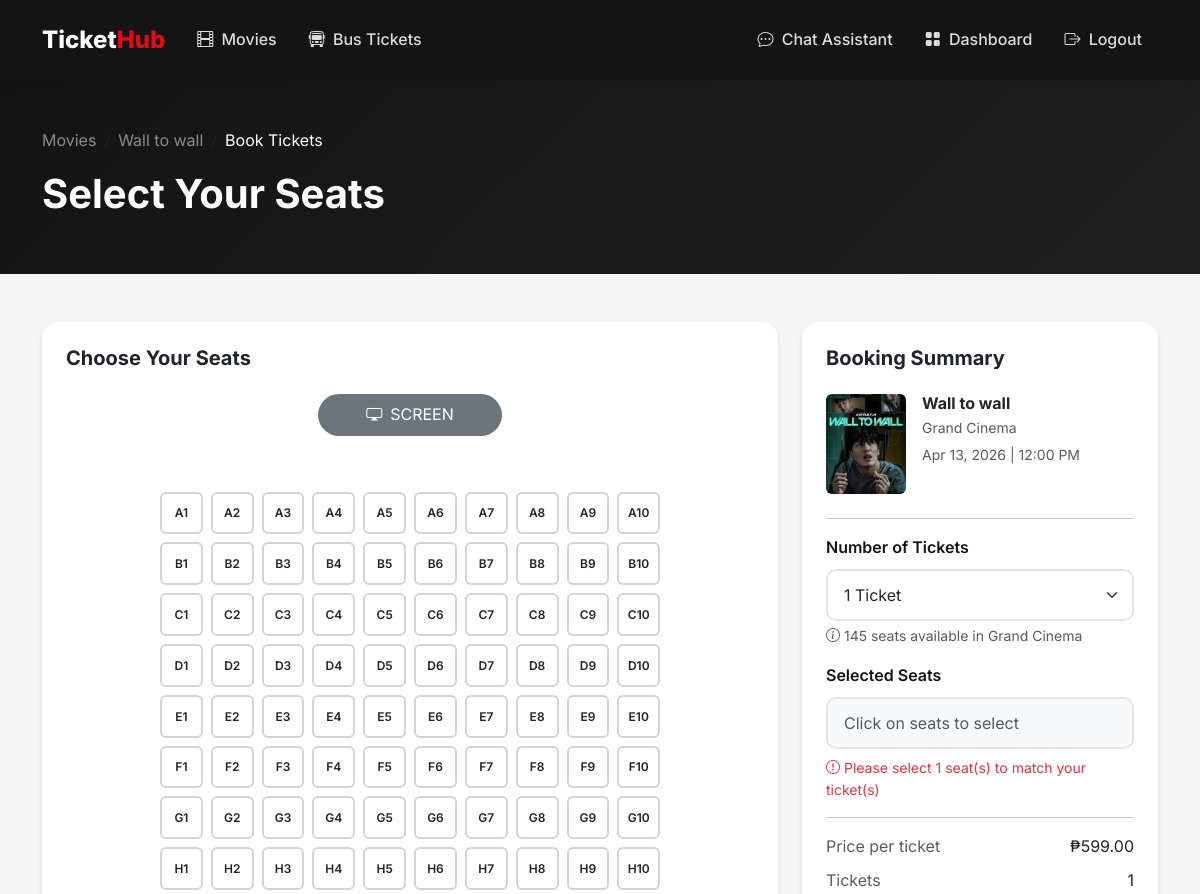
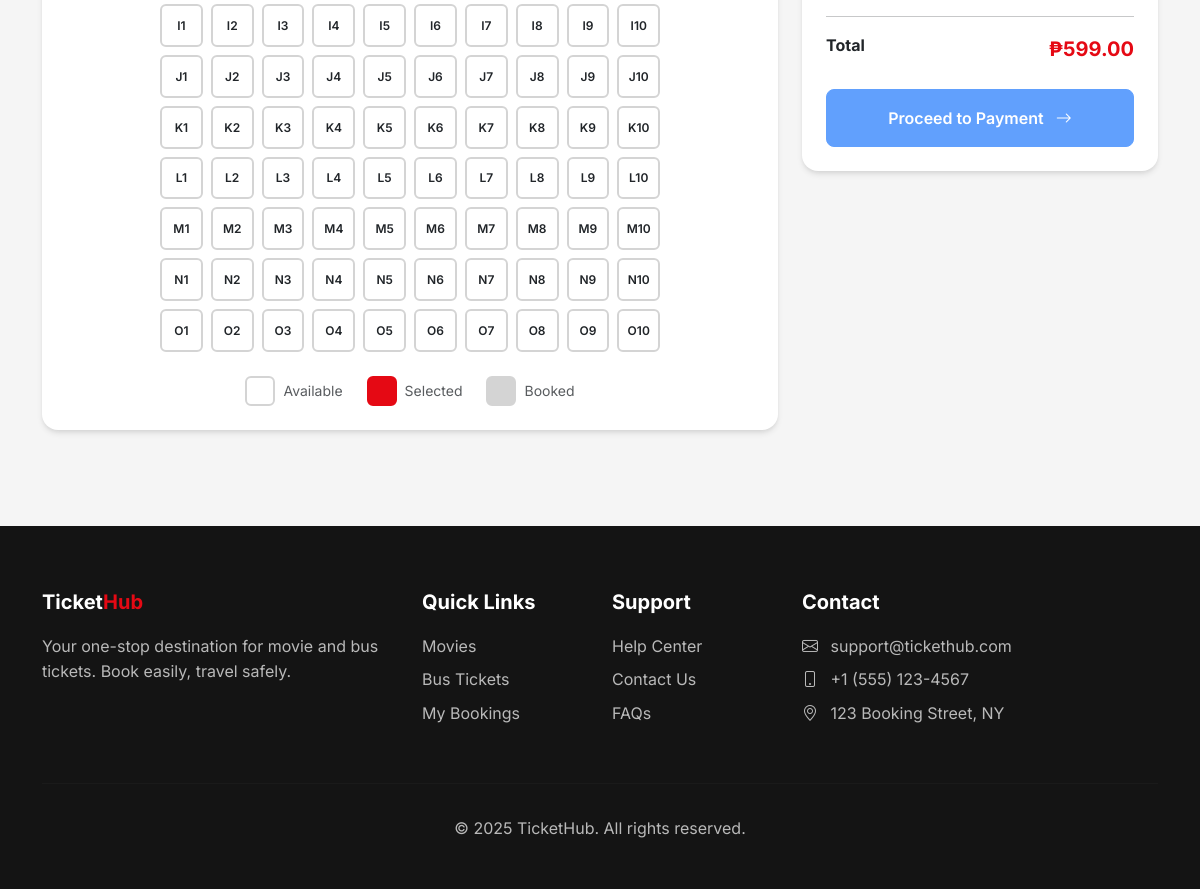
Page /movies/book/1 (signed in) on the committed database (2 pictures, top to bottom).
### flask_app/app.py (models this page shows)
class Movie(db.Model):
    id = db.Column(db.Integer, primary_key=True)
    title = db.Column(db.String(200), nullable=False)
    description = db.Column(db.Text)
    genre = db.Column(db.String(100))
    duration = db.Column(db.Integer)  # in minutes
    rating = db.Column(db.String(10))  # PG, PG-13, R, etc.
    poster_image = db.Column(db.String(255))
    trailer_url = db.Column(db.String(255))
    release_date = db.Column(db.Date)
    is_active = db.Column(db.Boolean, default=True)
    created_at = db.Column(db.DateTime, default=datetime.utcnow)
    showtimes = db.relationship('Showtime', backref='movie', lazy=True, cascade='all, delete-orphan')

class Cinema(db.Model):
    id = db.Column(db.Integer, primary_key=True)
    name = db.Column(db.String(100), nullable=False)
    location = db.Column(db.String(200))
    total_seats = db.Column(db.Integer, default=100)
    showtimes = db.relationship('Showtime', backref='cinema', lazy=True)

class Showtime(db.Model):
    id = db.Column(db.Integer, primary_key=True)
    movie_id = db.Column(db.Integer, db.ForeignKey('movie.id'), nullable=False)
    cinema_id = db.Column(db.Integer, db.ForeignKey('cinema.id'), nullable=False)
    show_date = db.Column(db.Date, nullable=False)
    show_time = db.Column(db.Time, nullable=False)
    price = db.Column(db.Float, nullable=False)
    available_seats = db.Column(db.Integer)
    bookings = db.relationship('MovieBooking', backref='showtime', lazy=True)

### flask_app/app.py (the view, shortened to what this page needs)
@app.route('/movies/book/<int:showtime_id>', methods=['GET', 'POST'])
@login_required
def book_movie(showtime_id):
    showtime = Showtime.query.get_or_404(showtime_id)
    if is_showtime_departed(showtime):
        flash('This showtime has already started or passed. Please choose another showtime.', 'error')
        return redirect(url_for('movie_detail', movie_id=showtime.movie_id))
    total_seats = get_showtime_total_seats(showtime)
    reserved_seats, reserved_unknown = get_reserved_movie_seats(showtime_id, statuses=['pending', 'paid', 'completed'])
    remaining = max(0, int(total_seats) - len(reserved_seats) - int(reserved_unknown))
    return render_template('movies/book.html', showtime=showtime, cinema_total_seats=total_seats, seats_remaining=remaining)

### flask_app/templates/movies/book.html (shortened to what this page needs)
{% extends 'base.html' %}
{% set total_seats = (cinema_total_seats|default(showtime.cinema.total_seats|default(showtime.available_seats|default(0))))|int %}
{% set seats_remaining = (seats_remaining|default(total_seats))|int %}
{% set price = (showtime.price|default(0)) %}
{% block content %}
<section class="py-5" style="background: linear-gradient(135deg, var(--dark) 0%, var(--dark-lighter) 100%);">
    <div class="container">
        <nav aria-label="breadcrumb">
            <ol class="breadcrumb mb-3">
                <li class="breadcrumb-item"><a href="{{ url_for('movies') }}" class="text-white-50">Movies</a></li>
                <li class="breadcrumb-item"><a href="{{ url_for('movie_detail', movie_id=showtime.movie.id) }}" class="text-white-50">{{ showtime.movie.title }}</a></li>
                <li class="breadcrumb-item active text-white">Book Tickets</li>
            </ol>
        </nav>
        <h1 class="text-white fw-bold">Select Your Seats</h1>
    </div>
</section>
<section class="py-5">
    <div class="container">
        <div class="row g-4">
            <div class="col-lg-8">
                <div class="card">
                    <div class="card-body p-4">
                        <h5 class="fw-bold mb-4">Choose Your Seats</h5>
                        <div class="text-center mb-5">
                            <div class="py-2 px-5 bg-secondary text-white rounded-pill d-inline-block mb-2">
                                <i class="bi bi-display me-2"></i>SCREEN
                            </div>
                        </div>
                        <div class="seat-grid mb-4" id="seatGrid">
                            {% set cols = 10 %}
                            {% set rows = ((total_seats + cols - 1) // cols)|int if total_seats > 0 else 1 %}
                            {% for row in range(1, rows + 1) %}
                                {% for col in range(1, cols + 1) %}
                                    {% set seat_index = (row - 1) * cols + col %}
                                    {% if seat_index <= total_seats %}
                                        {% set seat_num = row|string ~ '-' ~ col|string %}
                                        {% set seat_label = seat_num|movie_seat_label %}
                                        <div class="seat" data-seat="{{ seat_num }}" data-seat-label="{{ seat_label }}" data-row="{{ row }}" data-col="{{ col }}">
                                            {{ seat_label }}
                                        </div>
                                    {% else %}
                                        <div class="seat empty" aria-hidden="true" style="visibility: hidden; cursor: default;"></div>
                                    {% endif %}
                                {% endfor %}
                            {% endfor %}
                        </div>
                        <div class="d-flex justify-content-center gap-4 mt-4">
                            <div class="d-flex align-items-center gap-2">
                                <div class="seat" style="width: 30px; height: 30px; cursor: default;"></div>
                                <span class="text-muted small">Available</span>
                            </div>
                            <div class="d-flex align-items-center gap-2">
                                <div class="seat selected" style="width: 30px; height: 30px; cursor: default;"></div>
                                <span class="text-muted small">Selected</span>
                            </div>
                            <div class="d-flex align-items-center gap-2">
                                <div class="seat booked" style="width: 30px; height: 30px; cursor: default;"></div>
                                <span class="text-muted small">Booked</span>
                            </div>
                        </div>
                    </div>
                </div>
            </div>
            <div class="col-lg-4">
                <div class="card sticky-top" style="top: 100px;">
                    <div class="card-body p-4">
                        <h5 class="fw-bold mb-4">Booking Summary</h5>
                        <div class="d-flex gap-3 mb-4">
                            {% if showtime.movie.poster_image %}
                                <img src="{{ url_for('static', filename='uploads/' + showtime.movie.poster_image) }}" class="rounded" style="width: 80px; height: 100px; object-fit: cover;" alt="Poster for {{ showtime.movie.title }}">
                            {% else %}
                                <div class="bg-secondary rounded d-flex align-items-center justify-content-center" style="width: 80px; height: 100px;">
                                    <i class="bi bi-film text-white"></i>
                                </div>
                            {% endif %}
                            <div>
                                <h6 class="fw-bold mb-1">{{ showtime.movie.title }}</h6>
                                <p class="text-muted small mb-1">{{ showtime.cinema.name }}</p>
                                <p class="text-muted small mb-0">
                                    {{ showtime.show_date.strftime('%b %d, %Y') }} | {{ showtime.show_time.strftime('%I:%M %p') }}
                                </p>
                            </div>
                        </div>
                        <hr>
                        <form method="POST" action="{{ url_for('book_movie', showtime_id=showtime.id) }}" id="bookingForm">
                            <div class="mb-3">
                                <label class="form-label">Number of Tickets</label>
                                <select class="form-select" name="num_tickets" id="numTickets">
                                    {% if seats_remaining > 0 %}
                                        {% set max_tickets = seats_remaining %}
                                        {% for i in range(1, max_tickets + 1) %}
                                            <option value="{{ i }}">{{ i }} {% if i == 1 %}Ticket{% else %}Tickets{% endif %}</option>
                                        {% endfor %}
                                    {% else %}
                                        <option value="0" selected disabled>Sold out</option>
                                    {% endif %}
                                </select>
                                <small class="text-muted d-block mt-1">
                                    <i class="bi bi-info-circle"></i> {{ seats_remaining }} seats available in {{ showtime.cinema.name }}
                                </small>
                            </div>
                            <div class="mb-3">
                                <label class="form-label">Selected Seats</label>
                                <div class="form-control bg-light" id="selectedSeatsDisplay" style="min-height: 44px;">
                                    <span class="text-muted">Click on seats to select</span>
                                </div>
                                <div id="validationError" class="invalid-feedback d-block mt-2" style="display: none; color: #dc3545;">
                                    <i class="bi bi-exclamation-circle"></i> Please select <span id="requiredCount">1</span> seat(s) to match your ticket(s)
                                </div>
                            </div>
                            <hr>
                            <div class="d-flex justify-content-between mb-2">
                                <span class="text-muted">Price per ticket</span>
                                <span>₱{{ "%.2f"|format(price) }}</span>
                            </div>
                            <div class="d-flex justify-content-between mb-2">
                                <span class="text-muted">Tickets</span>
                                <span id="ticketCount">1</span>
                            </div>
                            <hr>
                            <div class="d-flex justify-content-between mb-4">
                                <span class="fw-bold">Total</span>
                                <span class="fw-bold fs-5" style="color: var(--primary);" id="totalPrice">₱{{ "%.2f"|format(price) }}</span>
                            </div>
                            <button type="submit" class="btn btn-primary w-100 py-3" id="submitBtn" disabled>
                                Proceed to Payment <i class="bi bi-arrow-right ms-2"></i>
                            </button>
                        </form>
                    </div>
                </div>
            </div>
        </div>
    </div>
</section>
{% endblock %}

### rows in the picture
Movie: movie "Wall to wall", poster_image (picture)
Cinema: cinema.name "Grand Cinema"
Showtime: show_date "Apr 13, 2026", show_time "12:00 PM", price "599.00"

### other values in the picture
{{ seat_label }} "A1" "A2" "A3" "A4" "A5" "A6" "A7" "A8" "A9" "A10" "B1" "B2" "B3" "B4" "B5" "B6" "B7" "B8" "B9" "B10" "C1" "C2" "C3" "C4" "C5" "C6" "C7" "C8" "C9" "C10" "D1" "D2" "D3" "D4" "D5" "D6" "D7" "D8" "D9" "D10" "E1" "E2" "E3" "E4" "E5" "E6" "E7" "E8" "E9" "E10" "F1" "F2" "F3" "F4" "F5" "F6" "F7" "F8" "F9" "F10" "G1" "G2" "G3" "G4" "G5" "G6" "G7" "G8" "G9" "G10" "H1" "H2" "H3" "H4" "H5" "H6" "H7" "H8" "H9" "H10" "I1" "I2" "I3" "I4" "I5" "I6" "I7" "I8" "I9" "I10" "J1" "J2" "J3" "J4" "J5" "J6" "J7" "J8" "J9" "J10" "K1" "K2" "K3" "K4" "K5" "K6" "K7" "K8" "K9" "K10" "L1" "L2" "L3" "L4" "L5" "L6" "L7" "L8" "L9" "L10" "M1" "M2" "M3" "M4" "M5" "M6" "M7" "M8" "M9" "M10" "N1" "N2" "N3" "N4" "N5" "N6" "N7" "N8" "N9" "N10" "O1" "O2" "O3" "O4" "O5" "O6" "O7" "O8" "O9" "O10"
{{ seats_remaining }} "145"
form field num_tickets "1 Ticket"
